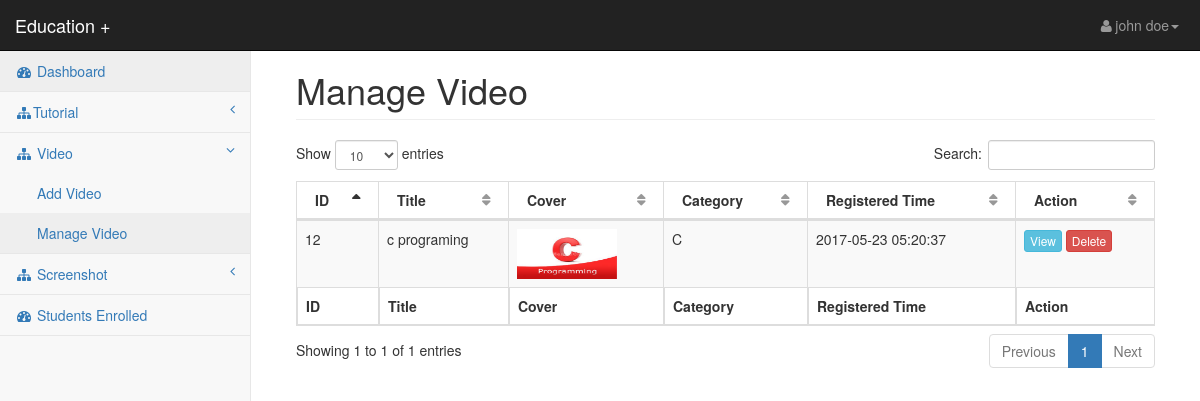
/StudyPlus/expert/manage_video.php (signed in), run on the app's committed database.
### tables this page shows
CREATE TABLE `video` (
  `video_id` int(100) NOT NULL,
  `video_title` varchar(50) NOT NULL,
  `video_uploadcover` varchar(50) NOT NULL,
  `video_list` varchar(100) NOT NULL,
  `video_category` varchar(50) NOT NULL,
  `video_uploaded_by` varchar(100) NOT NULL,
  `time` timestamp NOT NULL DEFAULT CURRENT_TIMESTAMP ON UPDATE CURRENT_TIMESTAMP
);

### StudyPlus/expert/manage_video.php (the view, shortened to what this page needs)
<?php require "header_files.php"; ?>
<body>
<div id="wrapper">
    <?php require "menu.php"; ?>
    <div id="page-wrapper">
        <div class="container-fluid">
            <div class="row">
                <div class="col-lg-12">
                    <h1 class="page-header">Manage Video</h1>
                </div>
            </div>
			<table id="managevideo" class="table table-bordered table-striped">
				<thead>
					<tr>
						<th>ID</th>
						<th>Title</th>
						<th>Cover</th>
						<th>Category</th>
						<th>Registered Time</th>
						<th>Action</th>
					</tr>
				</thead>
				<tfoot>
					<tr>
						<th>ID</th>
						<th>Title</th>
						<th>Cover</th>
						<th>Category</th>
						<th>Registered Time</th>
						<th>Action</th>
					</tr>
				</tfoot>
				<tbody>
					<?php
					$id=$_SESSION['e_id'];
					$q="select * from video where video_uploaded_by='$id'";
					$chk=$conn->query($q);
					while($r=$chk->fetch_assoc())
					{
					?>
					<tr>
						<td><?php echo $r['video_id']; ?></td>
						<td><?php echo $r['video_title']; ?></td>
						<td><img src="../admin/video_cover/<?php echo $r['video_uploadcover']; ?>" height='50px' width='100px'></td>
						<td><?php echo $r['video_category']; ?></td>
						<td><?php echo $r['time']; ?></td>
						<td>
							<a href="view_video.php?z=<?php echo $r['video_id'];?>"class="btn btn-xs btn-info">View</a>
							<a href="delete_video.php?z=<?php echo $r['video_id'];?>" class="btn btn-xs btn-danger">Delete</a>
						</td>
					</tr>
					<?php
					}
					?>
				</tbody>
			</table>
        </div>
    </div>
</div>
</body>
</html>

### StudyPlus/expert/css/startmin.css (style rules this page uses)
body { background-color: #f8f8f8; }
#wrapper { width: 100%; }
#page-wrapper { padding: 30px 15px 0 15px; min-height: 568px; background-color: #fff; }
@media (min-width:768px) { #page-wrapper { position: inherit; margin-left: 250px; padding: 30px 30px 0 30px; border-left: 1px solid #e7e7e7; } }
table.dataTable thead .sorting, table.dataTable thead .sorting_asc, table.dataTable thead .sorting_desc, table.dataTable thead .sorting_asc_disabled, table.dataTable thead .sorting_desc_disabled { background: 0 0; }
table.dataTable thead .sorting_asc:after { content: "\f0de"; float: right; font-family: fontawesome; }
table.dataTable thead .sorting:after { content: "\f0dc"; float: right; font-family: fontawesome; color: rgba(50,50,50,.5); }

### data on the page
video: video_id "12", video_title "c programing", video_uploadcover (picture), video_category "C", time "2017-05-23 05:20:37"

### other printed values
$_SESSION['e_name'] "john doe"
